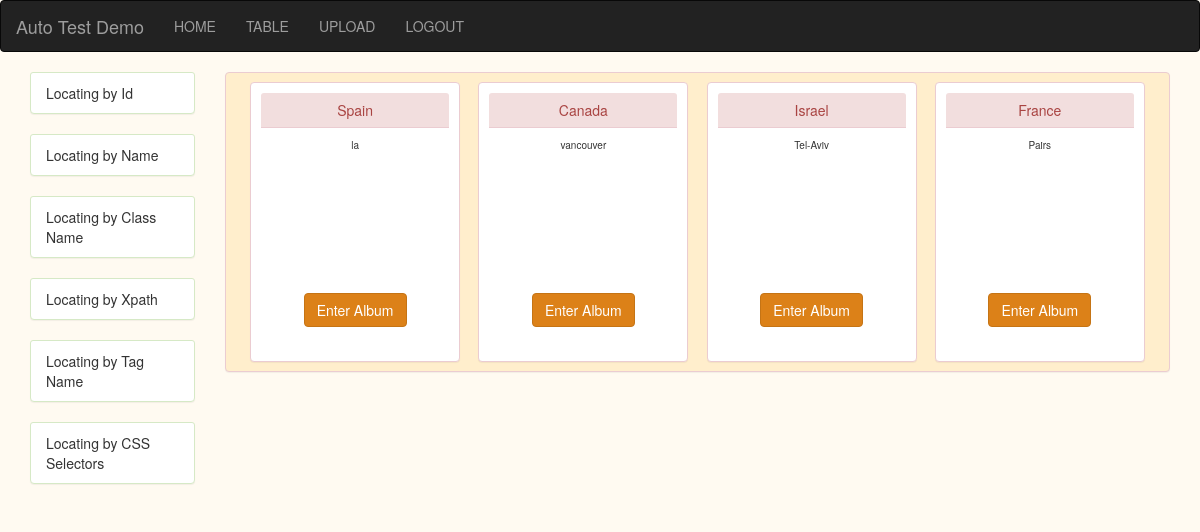
The app's page /index (signed in), older data.
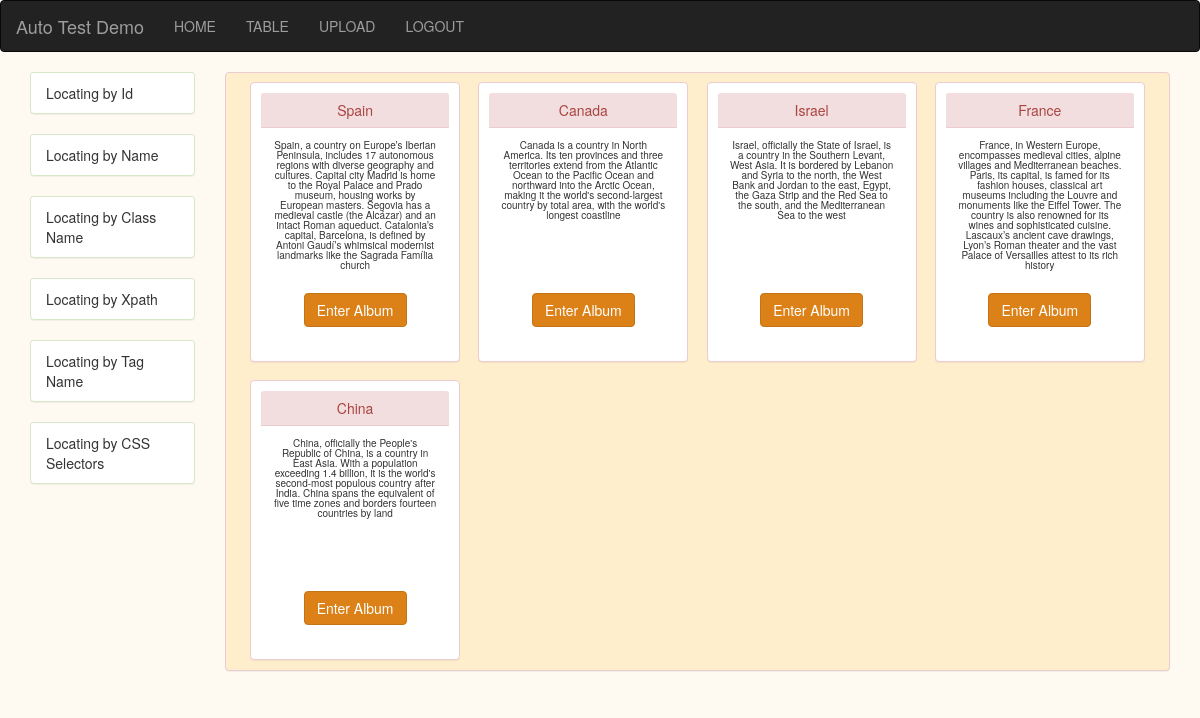
The same page, newer data.
### model/models.py (models this page shows)
class IMAGE_ALBUM(db.Model):
    id = db.Column(db.Integer, primary_key=True)
    album_name = db.Column(db.String(100), unique=False, nullable=False)
    album_description = db.Column(db.String(100), unique=False, nullable=False)

### main.py (the view)
@app.route('/')
@app.route('/index')
@login_required
def index():
    all_albums = IMAGE_ALBUM.query.all()
    return render_template('index.html',all_albums=all_albums)

### main.py (called while the page is built)
@login_manager.user_loader
def load_user(user_id):
    return USER_INFO.query.filter_by(id=user_id).first()

### templates/index.html
{% extends "layout.html" %}
{% block index %}
<div class='col-md-12 col-lg-12 panel panel-danger product_list' >
{% for each_album in all_albums %}
     <div id="{{ each_album.album_name }}" class="col-md-3 col-lg-3  panel panel-danger inventory">
         <div class="panel-heading">
            {{ each_album.album_name }}
         </div>
         <div class="panel-body" style="height:150px;padding:12px">
             <p style="font-size:10px">{{ each_album.album_description }}</p>
         </div>
         <div class= "panel-body">
             <a id='{{ each_album.album_name }}' href="{{ url_for('album_show',album_name = each_album.album_name) }}" role="button" class="btn btn-warning">Enter Album</a>
         </div>
     </div>
{% endfor %}
</div>
{% endblock %}

Row changes from the older to the newer data that the page shows:
changed IMAGE_ALBUM "Spain": album_description "la" → "Spain, a country on Europe’s Iberian Peninsula, includes 17 autonomous regions with diverse geography and cultures. Capital city Madrid is home to the Royal Palace and Prado museum, housing works by European masters. Segovia has a medieval castle (the Alcázar) and an intact Roman aqueduct. Catalonia’s capital, Barcelona, is defined by Antoni Gaudí’s whimsical modernist landmarks like the Sagrada Família church"
changed IMAGE_ALBUM "Canada": album_description "vancouver" → "Canada is a country in North America. Its ten provinces and three territories extend from the Atlantic Ocean to the Pacific Ocean and northward into the Arctic Ocean, making it the world's second-largest country by total area, with the world's longest coastline"
changed IMAGE_ALBUM "Israel": album_description "Tel-Aviv" → "Israel, officially the State of Israel, is a country in the Southern Levant, West Asia. It is bordered by Lebanon and Syria to the north, the West Bank and Jordan to the east, Egypt, the Gaza Strip and the Red Sea to the south, and the Mediterranean Sea to the west"
changed IMAGE_ALBUM "France": album_description "Pairs" → "France, in Western Europe, encompasses medieval cities, alpine villages and Mediterranean beaches. Paris, its capital, is famed for its fashion houses, classical art museums including the Louvre and monuments like the Eiffel Tower. The country is also renowned for its wines and sophisticated cuisine. Lascaux’s ancient cave drawings, Lyon’s Roman theater and the vast Palace of Versailles attest to its rich history"
added IMAGE_ALBUM: album_name "China", album_description "China, officially the People's Republic of China, is a country in East Asia. With a population exceeding 1.4 billion, it is the world's second-most populous country after India. China spans the equivalent of five time zones and borders fourteen countries by land"
